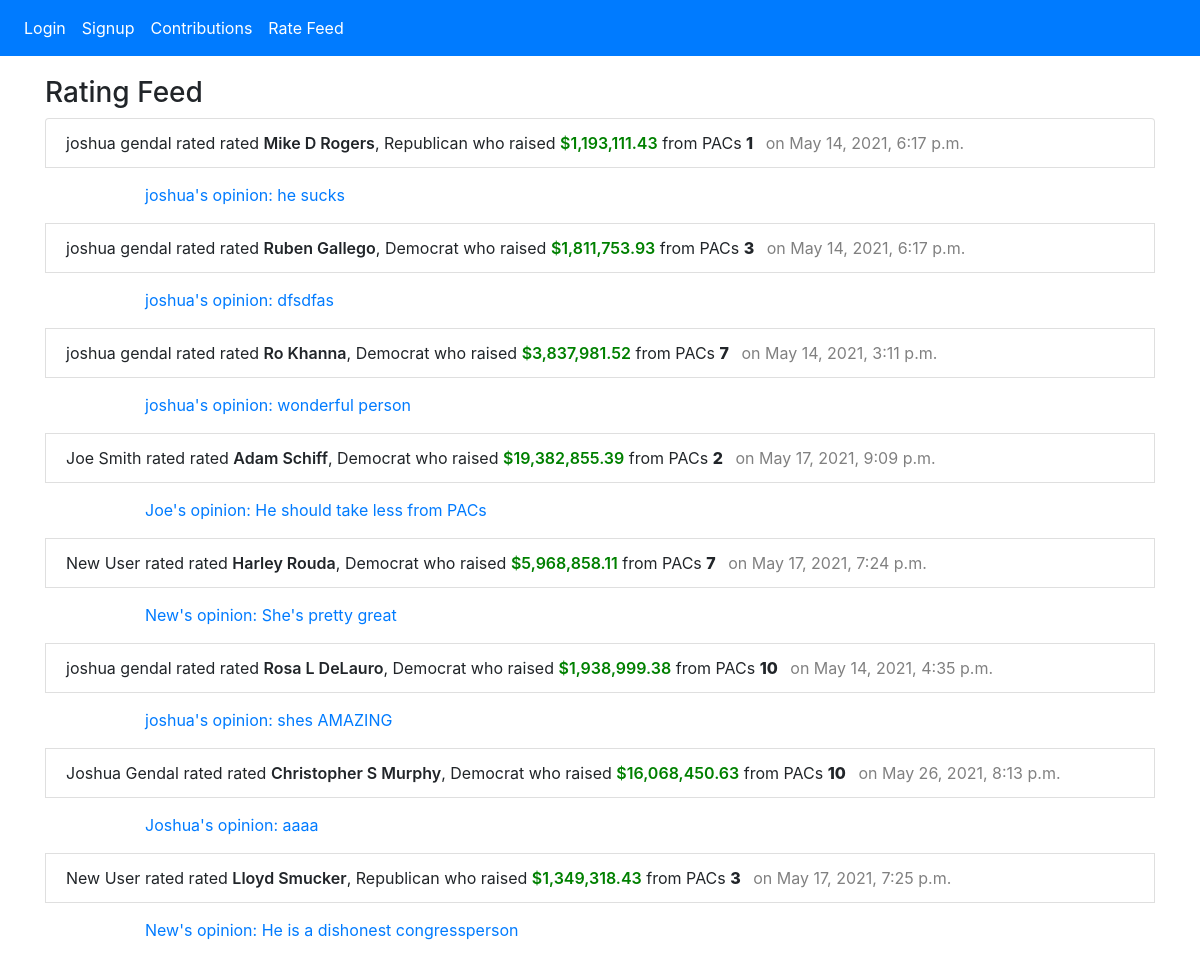
The app's page /rate-feed with its own data.
### congress_app/models.py (models this page shows, shortened)
class Rating(models.Model):
  rating = models.IntegerField()
  user = models.ForeignKey(User, related_name="ratings", on_delete=models.CASCADE)
  member = models.OneToOneField(MemberOfCongress, on_delete=models.CASCADE, primary_key=True)
  created_at = DateTimeField(auto_now_add=True, null=True)
  updated_at = DateTimeField(auto_now=True, null=True)
  objects = RatingManager()

class User(models.Model):
  first_name = models.CharField(max_length=45)
  last_name = models.CharField(max_length=45)
  email = models.EmailField(unique=True)
  password = models.CharField(max_length=255)
  created_at = DateTimeField(auto_now_add=True, null=True)
  updated_at = DateTimeField(auto_now=True, null=True)
  objects = UserManager()

class MemberOfCongress(models.Model):
  first_name = models.CharField(max_length=45)
  last_name = models.CharField(max_length=45)
  cid = models.CharField(max_length=50)
  state = models.CharField(max_length=10)
  party = models.CharField(max_length=10)
  chamber = models.CharField(max_length=5)
  first_elected = models.IntegerField()
  total_contributions = models.FloatField()

class Opinion(models.Model):
  text = models.TextField()
  user = models.ForeignKey(User, related_name="opinions", on_delete=models.CASCADE)
  member = models.OneToOneField(MemberOfCongress, on_delete=models.CASCADE, primary_key=True)
  created_at = DateTimeField(auto_now_add=True, null=True)
  updated_at = DateTimeField(auto_now=True, null=True)

### congress_app/views.py (the view)
# urls.py: path('rate-feed', views.rate_feed),
def rate_feed(request):
  all_ratings = Rating.objects.all()
  all_opinions = Opinion.objects.all()
  context = {
    'all_ratings': all_ratings,
    'all_opinions': all_opinions
  }
  return render(request, 'rate_feed.html', context)

### congress_app/templates/rate_feed.html (shortened to what this page needs)
<!DOCTYPE html>
<html lang="en">
  {% include "partials/header.html" %}
  </head>
  <body>
    {% include "partials/navbar.html" %}
    <div class="container">
      <div class="row">
        <div class="col-12">
          <h3>Rating Feed</h3>
          <ul class="list-group lg-margin-top ">
            {% for rating in all_ratings %}
              <li class="list-group-item">
                {% if 'user_id' in request.session %}
                  {% if request.session.user_id == rating.user.id %}
                    You
                  {% else %}
                    {{ rating.user.first_name }} {{ rating.user.last_name }}
                  {% endif %}
                {% else %}
                  {{ rating.user.first_name }} {{ rating.user.last_name }} rated
                {% endif %}
                rated <span class="member-text">{{ rating.member.first_name }} {{ rating.member.last_name }}</span>,
                {{ rating.member.party }}
                {% load humanize %}
                who raised <span class="green">${{ rating.member.total_contributions|intcomma }}</span>
                from PACs <span class="rating-text">{{ rating.rating }}</span>
                <span class="updated-time-text">on {{ rating.updated_at }}</span>
              </li>
              {% for opinion in all_opinions %}
                {% if rating.member.cid == opinion.member.cid %}
                  {% if 'user_id' in request.session %}
                    {% if opinion.user.id == request.session.user_id %}
                      <p class="opinion-text">Your opinion: {{ opinion.text }}</p>
                    {% else %}
                      <p class="opinion-text">{{ rating.user.first_name }}'s opinion: {{ opinion.text }}</p>
                    {% endif %}
                  {% else %}
                  <p class="opinion-text">{{ rating.user.first_name }}'s opinion: {{ opinion.text }}</p>
                  {% endif %}
                {% endif %}
              {% endfor %}
            {% endfor %}
          </ul>
        </div>
      </div>
    </div>
  </body>

### congress_app/static/style.css (style rules this page uses)
.container { margin-top: 20px; }
.opinion-text { padding-left: 100px; padding-top: 15px; color: #007bff; }
.updated-time-text { color: grey; margin-left: 8px; }
ul { list-style-type: none; }
.green { color: green; font-weight: 600; }
.rating-text { font-weight: 800; }
.member-text { font-weight: 600; }

### records on screen
Rating: user.first_name "joshua", user.last_name "gendal", member.first_name "Mike D", member.last_name "Rogers", member.party "Republican", member.total_contributions "1,193,111.43", rating "1", updated_at "May 14, 2021, 6:17 p.m."
Opinion: text "he sucks"
Rating: user.first_name "joshua", user.last_name "gendal", member.first_name "Ruben", member.last_name "Gallego", member.party "Democrat", member.total_contributions "1,811,753.93", rating "3", updated_at "May 14, 2021, 6:17 p.m."
Opinion: text "dfsdfas"
Rating: user.first_name "joshua", user.last_name "gendal", member.first_name "Ro", member.last_name "Khanna", member.party "Democrat", member.total_contributions "3,837,981.52", rating "7", updated_at "May 14, 2021, 3:11 p.m."
Opinion: text "wonderful person"
Rating: user.first_name "Joe", user.last_name "Smith", member.first_name "Adam", member.last_name "Schiff", member.party "Democrat", member.total_contributions "19,382,855.39", rating "2", updated_at "May 17, 2021, 9:09 p.m."
Opinion: text "He should take less from PACs"
Rating: user.first_name "New", user.last_name "User", member.first_name "Harley", member.last_name "Rouda", member.party "Democrat", member.total_contributions "5,968,858.11", rating "7", updated_at "May 17, 2021, 7:24 p.m."
Opinion: text "She's pretty great"
Rating: user.first_name "joshua", user.last_name "gendal", member.first_name "Rosa L", member.last_name "DeLauro", member.party "Democrat", member.total_contributions "1,938,999.38", rating "10", updated_at "May 14, 2021, 4:35 p.m."
Opinion: text "shes AMAZING"
Rating: user.first_name "Joshua", user.last_name "Gendal", member.first_name "Christopher S", member.last_name "Murphy", member.party "Democrat", member.total_contributions "16,068,450.63", rating "10", updated_at "May 26, 2021, 8:13 p.m."
Opinion: text "aaaa"
Rating: user.first_name "New", user.last_name "User", member.first_name "Lloyd", member.last_name "Smucker", member.party "Republican", member.total_contributions "1,349,318.43", rating "3", updated_at "May 17, 2021, 7:25 p.m."
Opinion: text "He is a dishonest congressperson"
